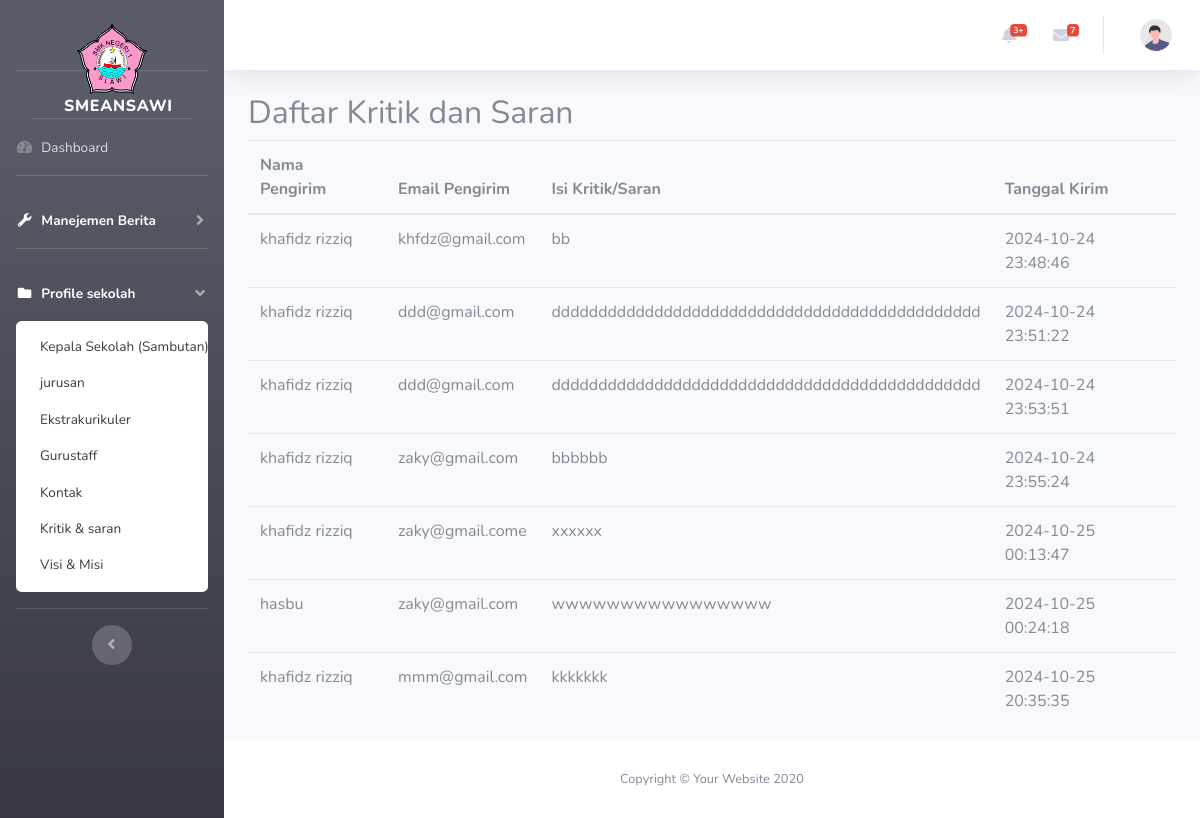
/index.php/kritiksaran/list, run on an earlier commit of the app's database.
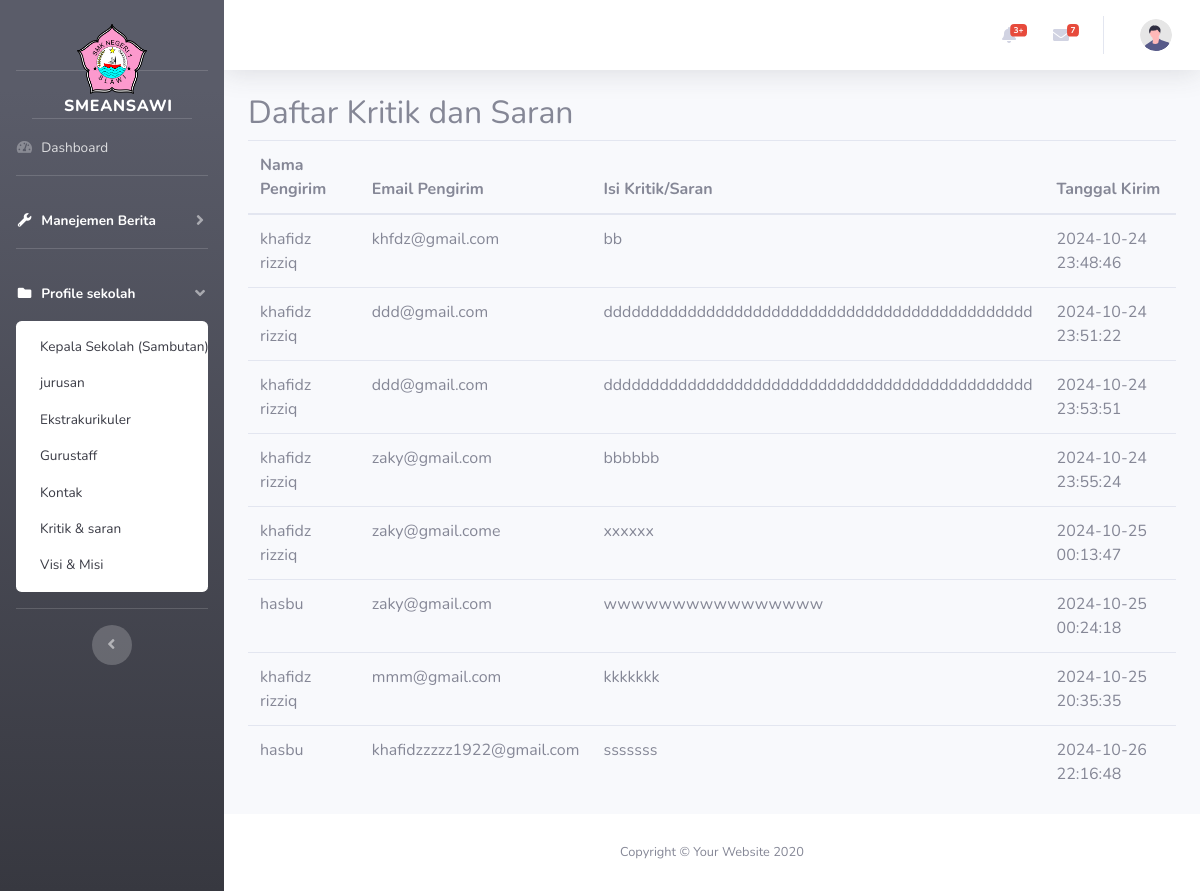
And on a later commit of the database.
### tables this page shows
CREATE TABLE `kritiksaran` (
  `id` int NOT NULL,
  `nama_pengirim` varchar(100) NOT NULL,
  `email_pengirim` varchar(100) NOT NULL,
  `isi_kritik_saran` text NOT NULL,
  `tanggal_kirim` datetime DEFAULT CURRENT_TIMESTAMP,
  `status` varchar(50) DEFAULT NULL,
  `user_id` int DEFAULT NULL
);

### application/controllers/Kritiksaran.php (called while the page is built, shortened)
<?php
class Kritiksaran extends CI_Controller
{
    public function __construct()
    {
        $this->load->model('Kritiksaran_model');
    }
    public function list()
    {
        $data['kritiksaran'] = $this->Kritiksaran_model->get_all();
        $this->load->view('admin/header');
        $this->load->view('admin/sidebar');
        $this->load->view('admin/kritiksaran_list', $data);
        $this->load->view('admin/footer');
    }
}

### index.php (called while the page is built, shortened)
<?php
require_once BASEPATH.'core/CodeIgniter.php';

### application/models/Kritiksaran_model.php (called while the page is built, shortened)
<?php
class Kritiksaran_model extends CI_Model
{
    protected $table = 'kritiksaran';
    public function get_all()
    {
        $query = $this->db->get($this->table);
        return $query->result();
    }
}

### application/views/admin/kritiksaran_list.php (the view)
<div class="container">
    <h2>Daftar Kritik dan Saran</h2>
    <table class="table">
        <thead>
            <tr>
                <th>Nama Pengirim</th>
                <th>Email Pengirim</th>
                <th>Isi Kritik/Saran</th>
                <th>Tanggal Kirim</th>
            </tr>
        </thead>
        <tbody>
            <?php foreach ($kritiksaran as $ks): ?>
                <tr>
                    <td><?php echo $ks->nama_pengirim; ?></td>
                    <td><?php echo $ks->email_pengirim; ?></td>
                    <td><?php echo $ks->isi_kritik_saran; ?></td>
                    <td><?php echo $ks->tanggal_kirim; ?></td>
                </tr>
            <?php endforeach; ?>
        </tbody>
    </table>
</div>

What changed in the data, as far as the page shows it:
added kritiksaran: nama_pengirim "hasbu", email_pengirim "khafidzzzzz1922@gmail.com", isi_kritik_saran "sssssss", tanggal_kirim "2024-10-26 22:16:48"
